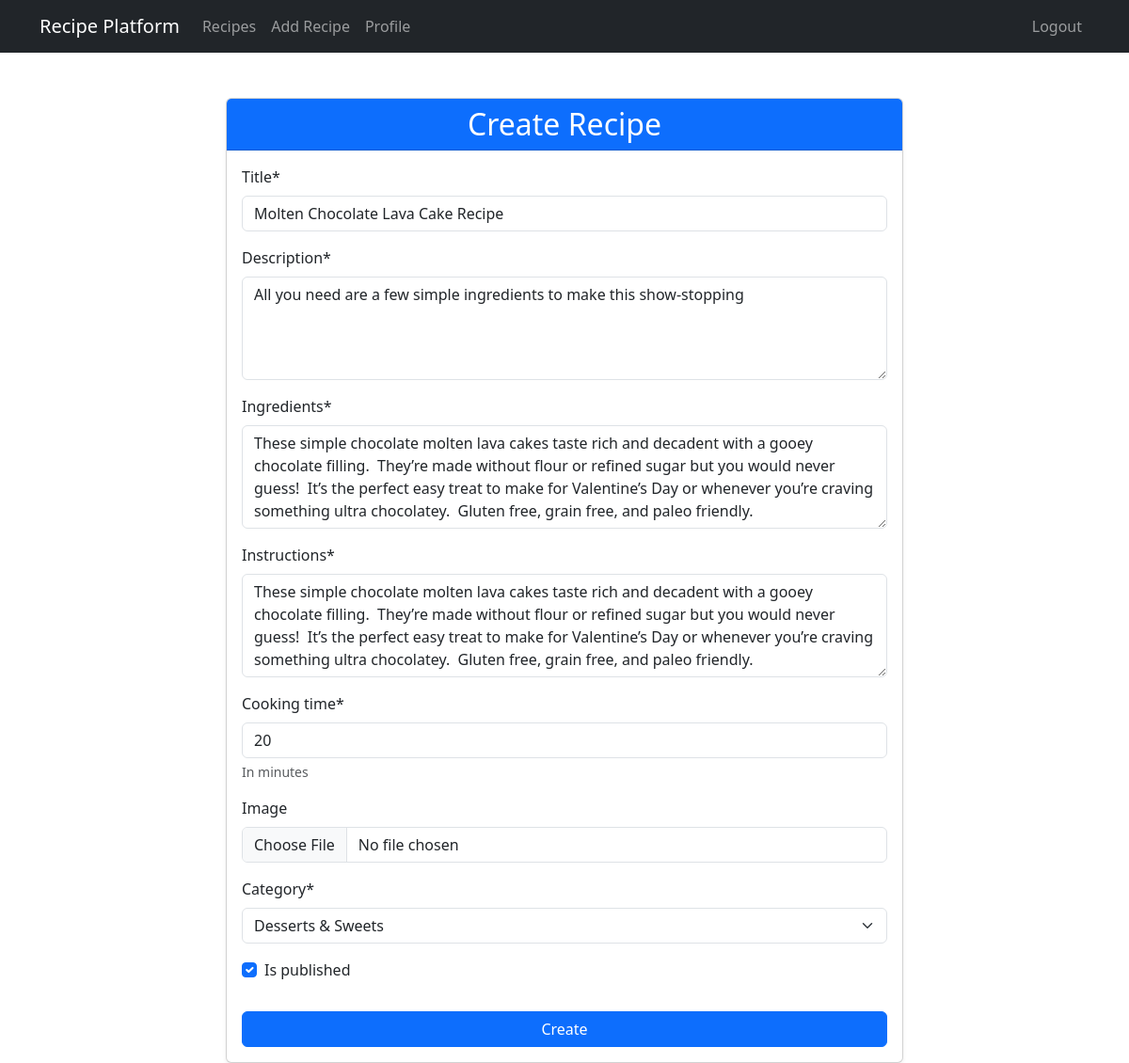
The page /recipe/9/edit/ (signed in) on the database its author committed.
### recipes/models.py (models this page shows, shortened)
class Recipe(models.Model):
    title = models.CharField(max_length=200)
    description = models.TextField()
    ingredients = models.TextField()
    instructions = models.TextField()
    cooking_time = models.PositiveIntegerField(help_text="In minutes")
    image = models.ImageField(upload_to='recipes/', blank=True)
    created_at = models.DateTimeField(auto_now_add=True)
    updated_at = models.DateTimeField(auto_now=True)
    author = models.ForeignKey(User, on_delete=models.CASCADE)
    category = models.ForeignKey(Category, on_delete=models.CASCADE, related_name='recipes')
    is_published = models.BooleanField(default=False)

### recipes/views.py (the view)
# urls.py: path('recipe/<int:pk>/edit/', views.RecipeUpdateView.as_view(), name='recipe-update'),
class RecipeUpdateView(LoginRequiredMixin, UserPassesTestMixin, UpdateView):
    model = Recipe
    form_class = RecipeForm
    template_name = 'recipes/recipe_form.html'
    def test_func(self):
        recipe = self.get_object()
        return self.request.user == recipe.author

### recipes/forms.py (shortened to what this page needs)
class RecipeForm(forms.ModelForm):
    class Meta:
        model = Recipe
        fields = ['title', 'description', 'ingredients', 'instructions',
                  'cooking_time', 'image', 'category', 'is_published']
        widgets = {
            'ingredients': forms.Textarea(attrs={'rows': 5}),
            'instructions': forms.Textarea(attrs={'rows': 8}),
            'description': forms.Textarea(attrs={'class': 'form-control', 'rows': 4}),
            'ingredients': forms.Textarea(attrs={'class': 'form-control', 'rows': 4}),
            'instructions': forms.Textarea(attrs={'class': 'form-control', 'rows': 4}),
            'category': forms.Select(attrs={'class': 'form-control'}),
            'image': forms.FileInput(attrs={'class': 'form-control'}),
        }

### recipes/models.py (called while the page is built)
    def __str__(self):
        return self.name

### recipes/templates/recipes/recipe_form.html (shortened to what this page needs)
{% extends 'recipes/base.html' %}
{% load crispy_forms_tags %}
{% block content %}
<div class="container mt-5">
    <div class="row justify-content-center">
        <div class="col-md-8">
            <div class="card shadow-sm">
                <div class="card-header bg-primary text-white text-center">
                    <h2 class="mb-0">{{ view.action|default:"Create" }} Recipe</h2>
                </div>
                <div class="card-body">
                    <form method="post" enctype="multipart/form-data">
                        {{ form|crispy }}
                        <button type="submit" class="btn btn-primary w-100 mt-3">
                            {{ view.action|default:"Create" }}
                        </button>
                    </form>
                </div>
            </div>
        </div>
    </div>
</div>
{% endblock %}

### rows shown on the page
Recipe: title "Molten Chocolate Lava Cake Recipe", description "All you need are a few simple ingredients to make this show-stopping", ingredients "These simple chocolate molten lava cakes taste rich and decadent with a gooey chocolate filling. They’re made without flour or refined sugar but you would never guess! It’s the perfect easy treat to make for Valentine’s Day or whenever you’re craving something ultra chocolatey. Gluten free, grain free, and paleo friendly.", instructions "These simple chocolate molten lava cakes taste rich and decadent with a gooey chocolate filling. They’re made without flour or refined sugar but you would never guess! It’s the perfect easy treat to make for Valentine’s Day or whenever you’re craving something ultra chocolatey. Gluten free, grain free, and paleo friendly.", cooking_time "20", category "Desserts & Sweets", is_published "☑"

### other values the page prints
{{ view.action|default:"Create" }} "Create"
